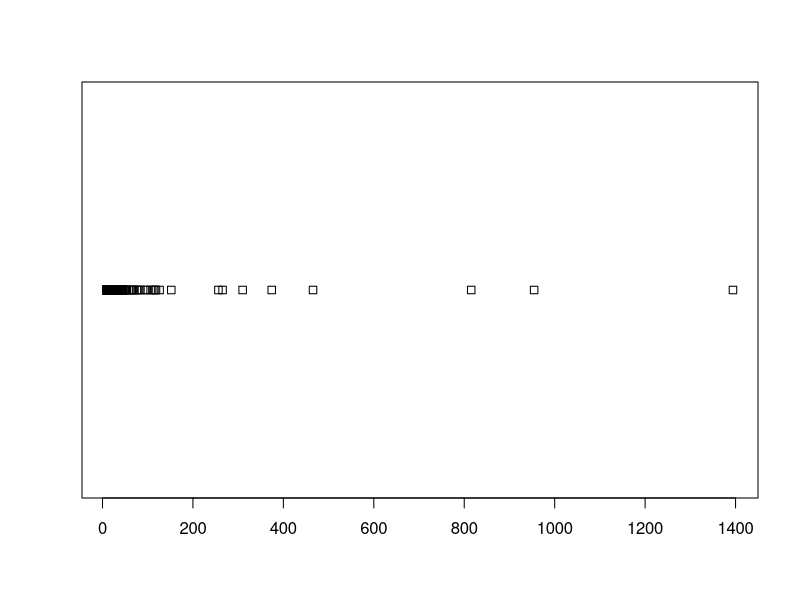

The R script that drew this image: (Note: this script raises an error after producing the figure.)
# Score
# Root of mean squared error 
library(MASS)

# Split into medv & example_vectors
medv_values_init = Boston[,14]
example_vectors_init = Boston[,1:13]

# Standardize units
example_vectors_init = scale(example_vectors_init)

# Inspect dataset
head(example_vectors_init)
head(medv_values_init)

# Initial test code ------
#Choose input vector -- Leave one out cross validation!
INPUT_VECTOR = example_vectors_init[99,]
TRUTH = medv_values_init[99]
medv_values = medv_values_init[-99]
example_vectors <- example_vectors_init[-99,]
# --------------------------

# Inspect
INPUT_VECTOR
head(example_vectors)

LEN = length(medv_values_init) - 1  # Adjust for leave one out
sq_error = 0

#for (i in LEN){
    # Choose input vector -- Leave one out cross validation!
    # INPUT_VECTOR = example_vectors_init[i,]
    # TRUTH = medv_values_init[i]
    # medv_values = medv_values_init[-i]
    # example_vecto  distances = c()

    # LOESS

    # 1. Determine distance from input feature vector to all other vectors
    distances = c()
    for (i in 1:LEN){
        distance = (INPUT_VECTOR - example_vectors[i])^2
        distances = c(distances,sum(distance))
    }
    head(distances)
    mean(distances)
    stripchart(distances)
    # 2. Apply weighting function 
    weight_func <- function(x){  
        exp(-(x^2))
        #exp(x)
    }
    distances = matrix(distances,LEN,1, byrow=TRUE)
    weights = apply(distances, 2, weight_func)

weights
s_wts
    # 3. Normalize weights
    s_wts = sum(weights)
    weights = weights/s_wts

    #Inspect
    weights
    # 4. Final Computation/Prediction
    weights = weights[,1] # Remove addition empty column

    #TEST
    sm = sum(distances)
    weights = distances/sm
    distances
    weights

    final_weights = matrix(weights, LEN, 1, byrow = TRUE)
    final_medv = matrix(medv_values, LEN, 1, byrow = TRUE)
    pred = t(weights)%*%(final_medv)

    #sq_error = sq_error + (pred-TRUTH)^2
#}

# MSE = sq_error/LEN
# MSE
# sqrt(MSE)

# PRed
pred
TRUTH

s = c(1,2,3,4)
stripchart(s)
